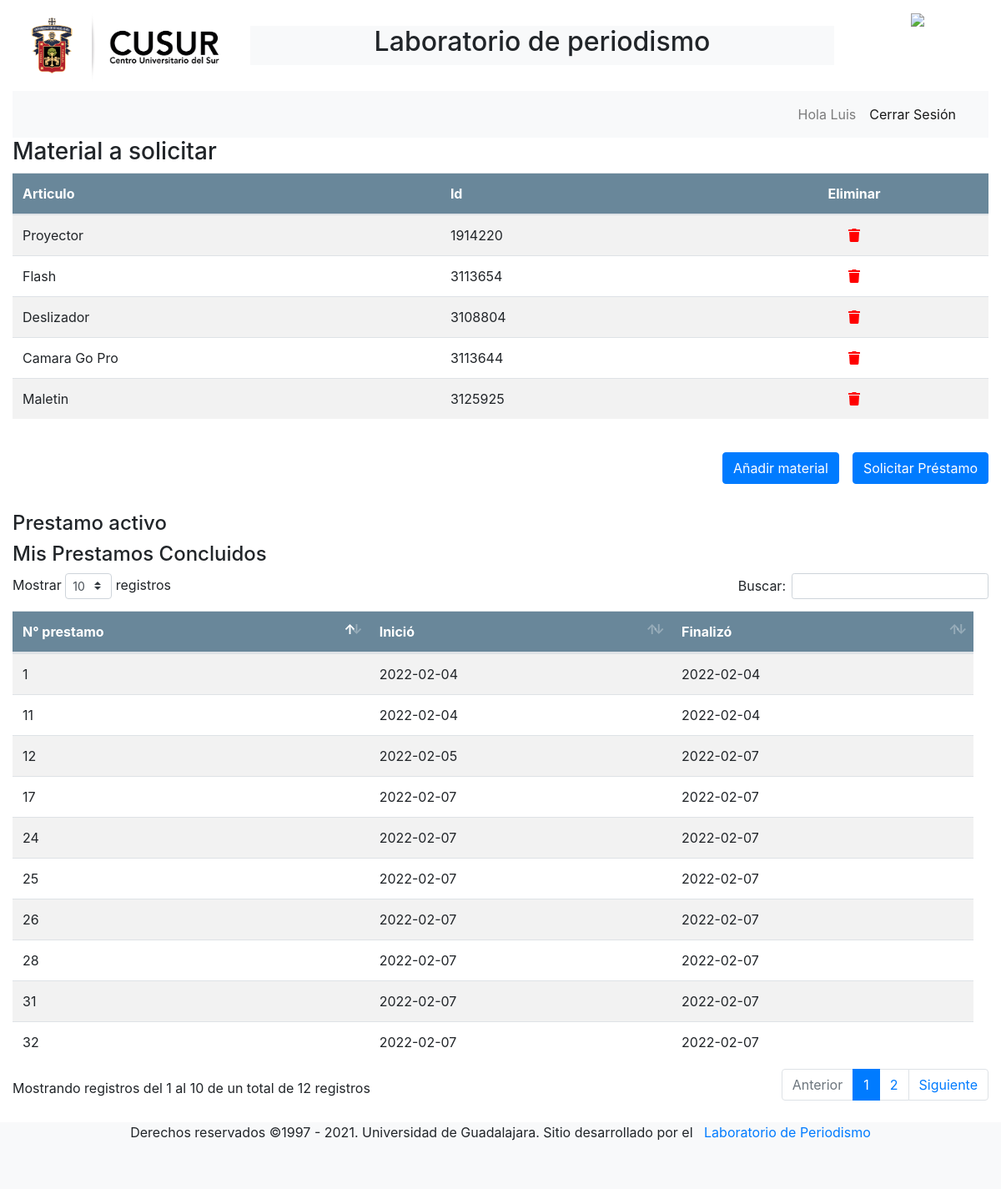
Screenshot of /usuario.php (signed in) with the database file from the repository.
### tables this page shows
CREATE TABLE `carrito_proy` (
  `codigo_u` bigint(10) NOT NULL,
  `id_p` bigint(10) NOT NULL
);

CREATE TABLE `carrito_flash` (
  `codigo_u` bigint(10) NOT NULL,
  `id_f` bigint(10) NOT NULL
);

CREATE TABLE `carrito_desl` (
  `codigo_u` bigint(10) NOT NULL,
  `id_d` bigint(10) NOT NULL
);

CREATE TABLE `carrito_cgopro` (
  `codigo_u` bigint(10) NOT NULL,
  `id_cgopro` bigint(10) NOT NULL
);

CREATE TABLE `carrito_maletin` (
  `codigo_u` bigint(10) NOT NULL,
  `id_m` bigint(10) NOT NULL
);

CREATE TABLE `prestamo` (
  `id_pres` bigint(11) NOT NULL,
  `codigo_u` bigint(10) DEFAULT NULL,
  `id_doc` bigint(10) DEFAULT NULL,
  `aprob_doc` bit(1) NOT NULL,
  `fecha_pres` datetime NOT NULL DEFAULT current_timestamp(),
  `fecha_fin` datetime DEFAULT NULL,
  `estado` bit(1) NOT NULL DEFAULT b'0',
  `obs_pres` text DEFAULT NULL
);

### usuario.php (the view, shortened to what this page needs)
<?php
    include 'conexion.php';
    $sql="SELECT * FROM carrito_proy WHERE codigo_u=". $_SESSION["usuario"]["codigo_u"];
    $gsent=$pdo->prepare($sql);
    $gsent->execute();
    $resultadoProy = $gsent->fetchAll();
    $sql="SELECT * FROM carrito_flash WHERE codigo_u=". $_SESSION["usuario"]["codigo_u"];
    $gsent=$pdo->prepare($sql);
    $gsent->execute();
    $resultadoFlash = $gsent->fetchAll();
    $sql="SELECT * FROM carrito_desl WHERE codigo_u=". $_SESSION["usuario"]["codigo_u"];
    $gsent=$pdo->prepare($sql);
    $gsent->execute();
    $resultadoDesl = $gsent->fetchAll();
    $sql="SELECT * FROM carrito_cgopro WHERE codigo_u=". $_SESSION["usuario"]["codigo_u"];
    $gsent=$pdo->prepare($sql);
    $gsent->execute();
    $resultadoCamGoPro = $gsent->fetchAll();
    $sql="SELECT * FROM carrito_maletin WHERE codigo_u=". $_SESSION["usuario"]["codigo_u"];
    $gsent=$pdo->prepare($sql);
    $gsent->execute();
    $resultadoMale = $gsent->fetchAll();
    $sql="SELECT * FROM prestamo WHERE codigo_u=". $_SESSION["usuario"]["codigo_u"];
    $gsent=$pdo->prepare($sql);
    $gsent->execute();
    $resultado = $gsent->fetchAll();
?>
<!DOCTYPE html>
<html lang="en">
<head>
    <link rel="stylesheet" href="bootstrap/css/bootstrap.min.css">
    <link rel="stylesheet" type="text/css" href="datatables/datatables.min.css"/>
    <link rel="stylesheet"  type="text/css" href="datatables/DataTables-1.10.18/css/dataTables.bootstrap4.min.css">
</head>
<body>
    <div class="container-fluid d-flex flex-column justify-content-between">
        <div>
            <div class="row d-flex flex-col flex-lg-row ">
                <div class="col-4 col-xl-3">
                    <a href="http://www.cusur.udg.mx/es/" style="padding-bottom:1rem; padding-top:1rem;"><img src="./img/ludgycus.png" class="img-fluid"></a>
                </div>
                <div class="col-8 col-sm-6 col-xl-7 m-auto bg-light">
                    <div class="m-auto" style="text-align:center">
                    <h2>Laboratorio de periodismo</h2>
                    </div>
                </div>
                <div class="col-0 col-sm-2 col-xl-2 d-flex justify-content-center .logo">
                    <a href="http://www.cusur.udg.mx/es/galeria_de_imagenes/laboratorio-de-periodismo" class="d-flex justify-content-center .logo" style="width:75%; height:75%; padding-bottom:1rem; padding-top:1rem;" ><img src="./img/logoLab.jpg" class="img-fluid logo"  ></a>
                </div>
            </div>
            <nav class="navbar navbar-expand-sm navbar-light bg-light">
                <div class="container-fluid">
                    <div class="collapse navbar-collapse justify-content-end" id="navbarNav">
                    <ul class="navbar-nav">
                        <li class="nav-item">
                        <a class="nav-link" href="#">Hola <?php echo $_SESSION["usuario"]['nombre_u']; ?></a>
                        </li>
                        <li class="nav-item">
                        <a class="nav-link active" href="logout.php">Cerrar Sesión</a>
                        </li>
                    </ul>
                    </div>
                </div>
            </nav>
        </div>
        <div class="container-fluis">
            <h3>Material a solicitar</h3>
            <div class="table-responsive mb-4"  style="min-height: 15rem">
                <table class="table table-striped table-hover">
                    <thead style="background-color:#69879A; color:#ffffff">
                        <tr>
                        <th scope="col">Articulo</th>
                        <th scope="col" >Id</th>
                        <th scope="col" class="text-center">Eliminar</th>
                        </tr>
                    </thead>
                    <tbody id="ttable-r">
                        <?php foreach($resultadoProy as $dato): ?>
                            <tr>
                                <td>Proyector</td>
                                <td><?php echo $dato["id_p"]; ?></td>
                                <td class="text-center"><a href="#" class="deleteProy"><i class="fas fa-trash mx-1" style="color:red;"></i></a></td>
                            </tr>
                        <?php endforeach?>
                        <?php foreach($resultadoFlash as $dato): ?>
                            <tr>
                                <td>Flash</td>
                                <td><?php echo $dato["id_f"]; ?></td>
                                <td class="text-center"><a href="#" class="deleteFlash"><i class="fas fa-trash mx-1" style="color:red;"></i></a></td>
                            </tr>
                        <?php endforeach?>
                        <?php foreach($resultadoDesl as $dato): ?>
                            <tr>
                                <td>Deslizador</td>
                                <td><?php echo $dato["id_d"]; ?></td>
                                <td class="text-center"><a href="#" class="deleteDesl"><i class="fas fa-trash mx-1" style="color:red;"></i></a></td>
                            </tr>
                        <?php endforeach?>
                        <?php foreach($resultadoCamGoPro as $dato): ?>
                            <tr>
                                <td>Camara Go Pro</td>
                                <td><?php echo $dato["id_cgopro"]; ?></td>
                                <td class="text-center"><a href="#" class="deleteCamGoPro"><i class="fas fa-trash mx-1" style="color:red;"></i></a></td>
                            </tr>
                        <?php endforeach?>
                        <?php foreach($resultadoMale as $dato): ?>
                            <tr>
                                <td>Maletin</td>
                                <td><?php echo $dato["id_m"]; ?></td>
                                <td class="text-center"><a href="#" class="deleteMaletin"><i class="fas fa-trash mx-1" style="color:red;"></i></a></td>
                            </tr>
                        <?php endforeach?>
                        </tbody>
                </table>
            </div>
        </div>
        <div class="d-grid gap-2 d-md-flex justify-content-md-end align-content-top">
            <button class="btn btn-primary me-md-2 mr-3" type="button" data-toggle='modal' data-target="#modal" id="btnSeleccionar">Añadir material</button>
            <button class="btn btn-primary me-md-2" type="button" data-toggle='modal' data-target="#modalSolicitud" id="btnSolicitar">Solicitar Préstamo</button>
        </div>
        <h4>Prestamo activo</h4>
        <h4>Mis Prestamos Concluidos</h4>
        <div class="table-responsive mb-4"  style="min-height: 15rem">
            <table class="table table-striped table-hover" id="example">
                <thead style="background-color:#69879A; color:#ffffff">
                    <tr>
                    <th scope="col">N° prestamo</th>
                    <th scope="col" >Inició</th>
                    <th scope="col">Finalizó</th>
                    </tr>
                </thead>
                <tbody id="ttable-r">
                    <?php foreach($resultado as $dato): ?>
                        <tr>
                            <td>
                                <form method="post" name="forma<?php echo ($dato['id_pres']); ?>" id="form<?php echo ($dato['id_pres']); ?>" action="ver_prestamo.php">
                                    <div style="cursor:pointer" class="checkTicket"><input type="hidden" name="id_pres" value=<?php echo ($dato['id_pres']); ?>><?php echo ($dato['id_pres']); ?></div>
                                </form>
                            </td>
                            <td><?php echo date('Y-m-d', strtotime($dato["fecha_pres"])); ?></td>
                            <td><?php echo date('Y-m-d', strtotime($dato["fecha_fin"])); ?></td>
                        </tr>
                    <?php endforeach?>
                    </tbody>
            </table>
        </div>
        <div class="row d-flex justify-content-center bg-light" style="height: 80px;">
            Derechos reservados ©1997 - 2021. Universidad de Guadalajara. Sitio desarrollado por el&nbsp<a href="http://www.cusur.udg.mx/es/galeria_de_imagenes/laboratorio-de-periodismo" class="text-decoration-none" >&nbsp Laboratorio de Periodismo</a>
        </div>
    </div>
    <link href="css/fontawesome-free-5.15.3-web/css/all.css" rel="stylesheet">
    <link rel="stylesheet" href="estilos/responsive.css">
</body>
</html>

### rows the page displays
carrito_proy: id_p "1914220"
carrito_flash: id_f "3113654"
carrito_desl: id_d "3108804"
carrito_cgopro: id_cgopro "3113644"
carrito_maletin: id_m "3125925"
prestamo: id_pres "1", fecha_pres "2022-02-04", fecha_fin "2022-02-04"
prestamo: id_pres "11", fecha_pres "2022-02-04", fecha_fin "2022-02-04"
prestamo: id_pres "12", fecha_pres "2022-02-05", fecha_fin "2022-02-07"
prestamo: id_pres "17", fecha_pres "2022-02-07", fecha_fin "2022-02-07"
prestamo: id_pres "24", fecha_pres "2022-02-07", fecha_fin "2022-02-07"
prestamo: id_pres "25", fecha_pres "2022-02-07", fecha_fin "2022-02-07"
prestamo: id_pres "26", fecha_pres "2022-02-07", fecha_fin "2022-02-07"
prestamo: id_pres "28", fecha_pres "2022-02-07", fecha_fin "2022-02-07"
prestamo: id_pres "31", fecha_pres "2022-02-07", fecha_fin "2022-02-07"
prestamo: id_pres "32", fecha_pres "2022-02-07", fecha_fin "2022-02-07"

### other values shown
$_SESSION["usuario"]['nombre_u'] "Luis"
